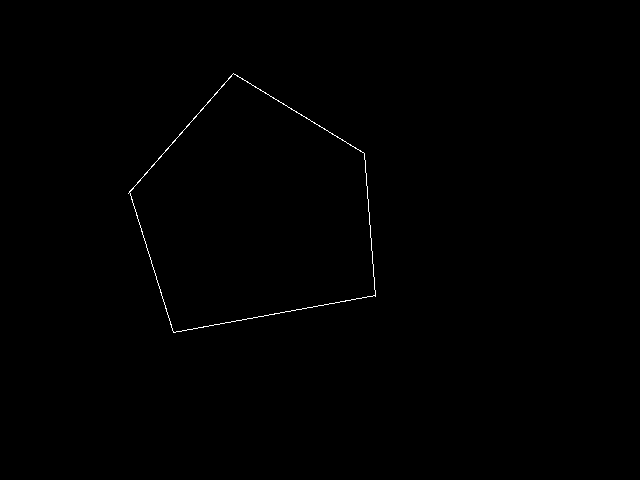
//> input picture imageprocessing/pentagon.png, 640 x 480 px
$ ./linedetect   (built with g++ and OpenCV 4)
//> lines starting //> are read from the running program, lines starting //| are printed output that depends on the picture; after the words box and inside, x2 and y2 are one past the last pixel; in counts of white or black regions, pixels touching at a corner belong together
#include "opencv2/highgui/highgui.hpp"
#include "opencv2/imgproc/imgproc.hpp"
#include "opencv2/core/core.hpp"
#include<math.h>
#include <bits/stdc++.h>
using namespace cv;
using namespace std;


int main()
{
	Mat img = imread("pentagon.png", 0);
//> img: 480 rows x 640 cols, CV_8UC1; 0.26% white in thin lines or dots, all inside (x1, y1, x2, y2) = (128, 73, 376, 333)
	int row = img.rows, col = img.cols, j, i, d, q, a, b, k, n, o, temp, p, s, x, y;
//> row = 480; col = 640
	d = 2 * (sqrt(row*row + col*col) + 1);
//> d = 1602
	Mat ayuy(d, 181, CV_8UC1, Scalar(0));

	Mat ayuf(row, col, CV_8UC1, Scalar(0));
	for (i = 0; i < (row); i++)
	{
		for (j = 0; j < (col); j++)
		{
			if (img.at<uchar>(i, j) == 255)
			{
				for (a = 0; a < 180; a++)
				{
					b = j*cos(CV_PI*a / 180) + i*sin(CV_PI*a / 180);
					k = b + sqrt(row*row + col*col);
					if (k>0){
						if (ayuy.at<uchar>(k, a) < 245)
							ayuy.at<uchar>(k, a) += 1;
						else
							ayuy.at<uchar>(k, a) = 255;
					}
				}
			}

		}
	}
//> after the loop, b = -169; k = 631
	printf("%d", row);
//| 480

	for (i = 0; i < d; i++)
	{
		for (j = 0; j < 181; j++)
		{
			temp = ayuy.at<uchar>(i, j);
			for (n = (i - 8); n <= (i + 8); n++)
			{
				for (o = (j - 8); o <= (j + 8); o++)
				{
					if ((n >= 0) && (o >= 0) && (n < d) && (o<180))
					{
						if (ayuy.at<uchar>(n, o)>temp)
						{
							temp = ayuy.at<uchar>(n, o);


						}
					}
				}
			}


			if ((temp >75) && (ayuy.at<uchar>(i, j) >= temp))
			{

				for (p = 0; p < col; p++)
				{
					s = ((i -sqrt(row*row+col*col)- p*cos(CV_PI*j / 180.0)) / sin(CV_PI*j / 180.0));
					if ((s < row) && (s >= 0))

						ayuf.at<uchar>(s, p) = 255;
					//printf("%d,%d\n", s, p);

				}
			}
		}
	}
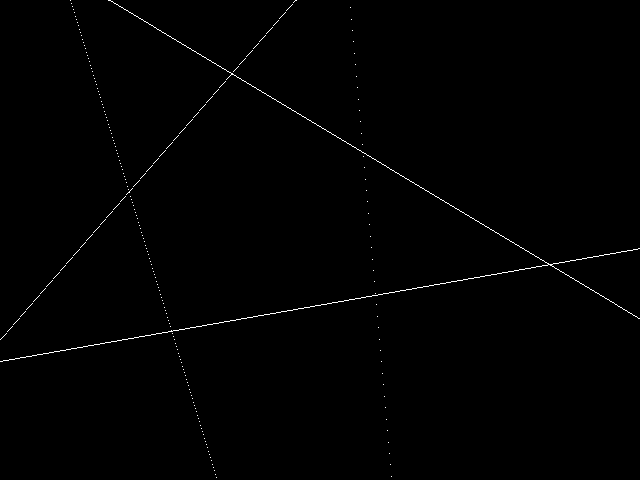
//> ayuf: 480 rows x 640 cols, CV_8UC1; 0.54% white in thin lines or dots
//> after the loop, temp = 0; s = 248

	namedWindow("im", WINDOW_AUTOSIZE);
	imshow("im", img);

	namedWindow("imy", WINDOW_AUTOSIZE);
	imshow("imy", ayuy);
	namedWindow("imx", WINDOW_AUTOSIZE);
	imshow("imx", ayuf);
	waitKey(0);
	return 0;
}

$ run again, with imageprocessing/a.png copied over imageprocessing/pentagon.png
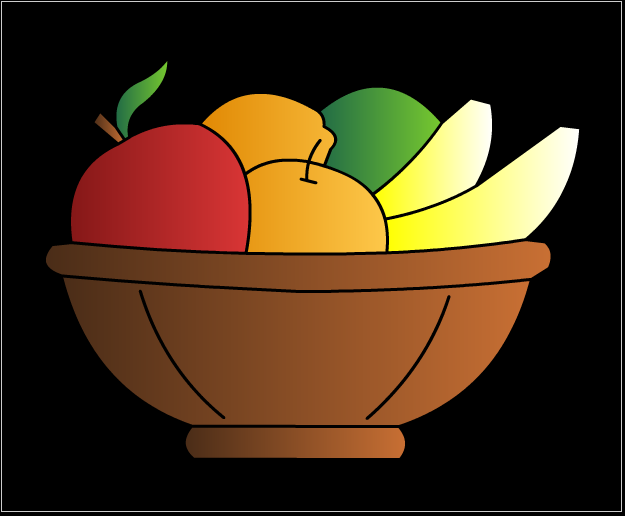
//> input picture imageprocessing/a.png, 625 x 516 px
//> `Mat img = imread("pentagon.png", 0);`:
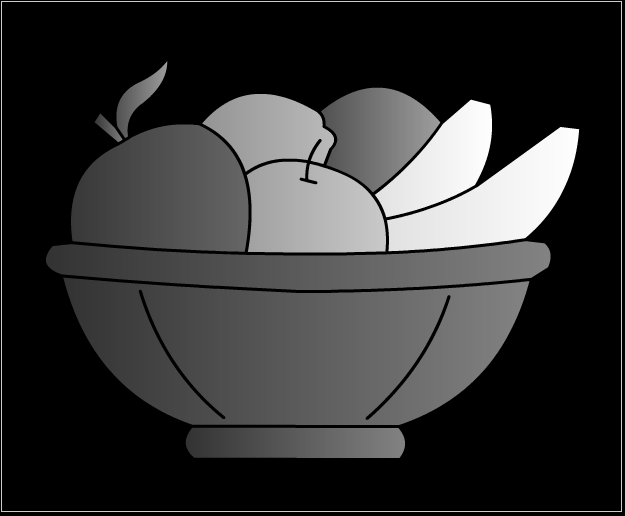
//> img: 516 rows x 625 cols, CV_8UC1; min 0, max 254, mean 52.5
//> after the loop `for (i = 0; i < (row); i++)`: b = 0
//| 516
